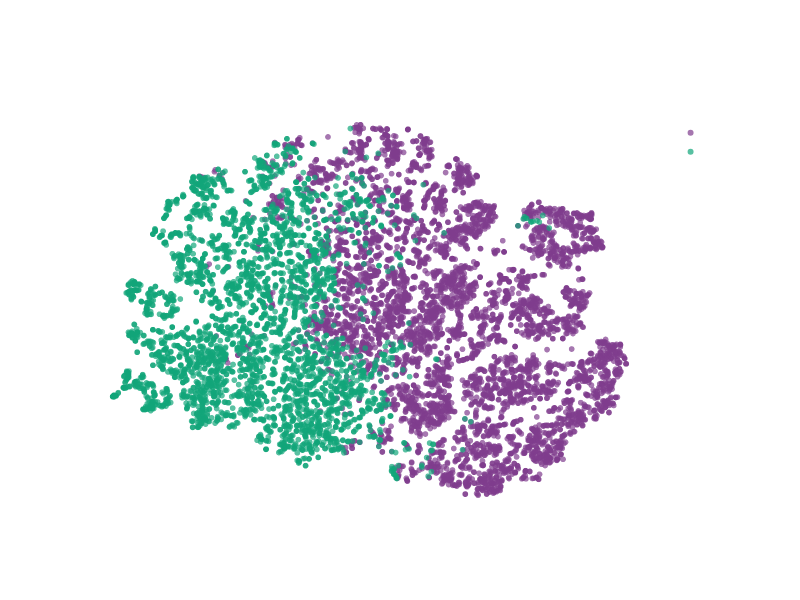

The cell this chart's notebook holds for it:
### Markdown cell above
## 6) t-SNE và PCA

Hai biểu đồ này chỉ dùng để **giải thích trực quan**, không phải để đánh giá mô hình.

### Code cell
TSNE_SAMPLE = min(10000, len(X_model_df))
idx_tsne = np.random.RandomState(RANDOM_STATE).choice(len(X_model_df), TSNE_SAMPLE, replace=False)

X_tsne_in = X_model_df.iloc[idx_tsne].values
y_tsne = np.array([tribe_names[l] for l in labels])[idx_tsne]

print(f"Running t-SNE on {TSNE_SAMPLE:,} samples...")
tsne = TSNE(
    n_components=2,
    random_state=RANDOM_STATE,
    perplexity=min(30, max(5, TSNE_SAMPLE // 500)),
    init="pca",
    learning_rate="auto",
    max_iter=750,
)
X_2d = tsne.fit_transform(X_tsne_in)

df_tsne = pd.DataFrame({"x": X_2d[:, 0], "y": X_2d[:, 1], "Taste Tribe": y_tsne})
df_tsne.to_csv(os.path.join(FIGURES_OUT, "tsne_sample_data.csv"), index=False)

fig = px.scatter(
    df_tsne, x="x", y="y", color="Taste Tribe",
    title=f"t-SNE 2D: Taste Tribes (K={CHOSEN_K}, n={TSNE_SAMPLE:,})",
    opacity=0.7,
    color_discrete_sequence=px.colors.qualitative.Bold,
)
fig.update_layout(
    template="plotly_dark",
    width=800, height=600,
    paper_bgcolor="rgba(0,0,0,0)",
    plot_bgcolor="rgba(0,0,0,0)",
    font=dict(color="white"),
    xaxis=dict(showticklabels=False, showgrid=False, zeroline=False, title=""),
    yaxis=dict(showticklabels=False, showgrid=False, zeroline=False, title=""),
)

fig.write_html(os.path.join(FIGURES_OUT, "cluster_scatter_tsne.html"))
fig.show()
print("Saved: cluster_scatter_tsne.html")

### Figure 1 — Plotly figure (JSON) as saved in the notebook; plotly's stock layout.template omitted (floating-point values rounded to 4 significant figures; data arrays with more than 128 entries replaced by an {"elided": "..."} marker saying what was removed)
{"data": [{"hovertemplate": "Taste Tribe=Đa Thể Loại<br>x=%{x}<br>y=%{y}<extra></extra>", "legendgroup": "Đa Thể Loại", "marker": {"color": "rgb(127, 60, 141)", "opacity": 0.7, "symbol": "circle"}, "mode": "markers", "name": "Đa Thể Loại", "showlegend": true, "type": "scattergl", "x": {"elided": "6082 float values"}, "xaxis": "x", "y": {"elided": "6082 float values"}, "yaxis": "y"}, {"hovertemplate": "Taste Tribe=Ít Hoạt Động<br>x=%{x}<br>y=%{y}<extra></extra>", "legendgroup": "Ít Hoạt Động", "marker": {"color": "rgb(17, 165, 121)", "opacity": 0.7, "symbol": "circle"}, "mode": "markers", "name": "Ít Hoạt Động", "showlegend": true, "type": "scattergl", "x": {"elided": "3918 float values"}, "xaxis": "x", "y": {"elided": "3918 float values"}, "yaxis": "y"}], "layout": {"font": {"color": "white"}, "height": 600, "legend": {"title": {"text": "Taste Tribe"}, "tracegroupgap": 0}, "paper_bgcolor": "rgba(0,0,0,0)", "plot_bgcolor": "rgba(0,0,0,0)", "title": {"text": "t-SNE 2D: Taste Tribes (K=2, n=10,000)"}, "width": 800, "xaxis": {"anchor": "y", "domain": [0, 1], "showgrid": false, "showticklabels": false, "title": {"text": ""}, "zeroline": false}, "yaxis": {"anchor": "x", "domain": [0, 1], "showgrid": false, "showticklabels": false, "title": {"text": ""}, "zeroline": false}}}
